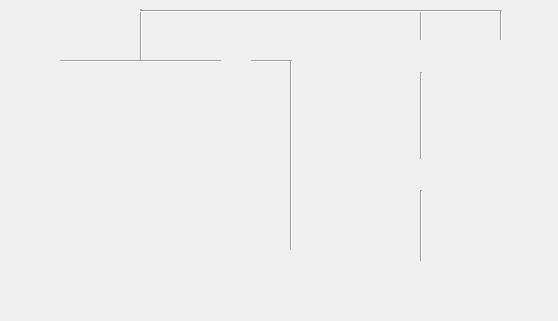
<?xml version="1.0" encoding="UTF-8"?>
<ui version="4.0">
 <class>Form</class>
 <widget class="QWidget" name="Form">
  <property name="geometry">
   <rect>
    <x>0</x>
    <y>0</y>
    <width>558</width>
    <height>321</height>
   </rect>
  </property>
  <property name="windowTitle">
   <string>Form</string>
  </property>
  <widget class="NeedleValve" name="NeedleValve">
   <property name="geometry">
    <rect>
     <x>277</x>
     <y>-4</y>
     <width>180</width>
     <height>121</height>
    </rect>
   </property>
   <property name="toolTip">
    <string/>
   </property>
   <property name="controlsLocation" stdset="0">
    <enum>PCDSSymbolBase::Left</enum>
   </property>
   <property name="channelsPrefix" stdset="0">
    <string>ca://${VGP}</string>
   </property>
   <property name="rotateIcon" stdset="0">
    <bool>true</bool>
   </property>
   <property name="controlButtonHorizontal" stdset="0">
    <bool>false</bool>
   </property>
  </widget>
  <widget class="TurboPump" name="TurboPump">
   <property name="geometry">
    <rect>
     <x>275</x>
     <y>114</y>
     <width>180</width>
     <height>121</height>
    </rect>
   </property>
   <property name="toolTip">
    <string/>
   </property>
   <property name="controlsLocation" stdset="0">
    <enum>PCDSSymbolBase::Left</enum>
   </property>
   <property name="channelsPrefix" stdset="0">
    <string>ca://${PTM}</string>
   </property>
   <property name="controlButtonHorizontal" stdset="0">
    <bool>false</bool>
   </property>
  </widget>
  <widget class="ControlOnlyValveNC" name="ControlOnlyValveNC">
   <property name="geometry">
    <rect>
     <x>278</x>
     <y>217</y>
     <width>180</width>
     <height>121</height>
    </rect>
   </property>
   <property name="toolTip">
    <string/>
   </property>
   <property name="controlsLocation" stdset="0">
    <enum>PCDSSymbolBase::Left</enum>
   </property>
   <property name="channelsPrefix" stdset="0">
    <string>ca://${NA}</string>
   </property>
   <property name="rotateIcon" stdset="0">
    <bool>true</bool>
   </property>
   <property name="controlButtonHorizontal" stdset="0">
    <bool>false</bool>
   </property>
  </widget>
  <widget class="RoughGauge" name="RoughGauge">
   <property name="geometry">
    <rect>
     <x>16</x>
     <y>43</y>
     <width>70</width>
     <height>60</height>
    </rect>
   </property>
   <property name="toolTip">
    <string/>
   </property>
   <property name="channelsPrefix" stdset="0">
    <string>ca://${GPI}</string>
   </property>
  </widget>
  <widget class="NeedleValve" name="NeedleValve_2">
   <property name="geometry">
    <rect>
     <x>146</x>
     <y>41</y>
     <width>180</width>
     <height>141</height>
    </rect>
   </property>
   <property name="toolTip">
    <string/>
   </property>
   <property name="channelsPrefix" stdset="0">
    <string>ca://${VCN}</string>
   </property>
   <property name="rotateIcon" stdset="0">
    <bool>false</bool>
   </property>
   <property name="controlButtonHorizontal" stdset="0">
    <bool>false</bool>
   </property>
  </widget>
  <widget class="Line" name="line">
   <property name="geometry">
    <rect>
     <x>420</x>
     <y>10</y>
     <width>3</width>
     <height>30</height>
    </rect>
   </property>
   <property name="orientation">
    <enum>Qt::Vertical</enum>
   </property>
  </widget>
  <widget class="Line" name="line_2">
   <property name="geometry">
    <rect>
     <x>140</x>
     <y>9</y>
     <width>3</width>
     <height>52</height>
    </rect>
   </property>
   <property name="orientation">
    <enum>Qt::Vertical</enum>
   </property>
  </widget>
  <widget class="Line" name="line_4">
   <property name="geometry">
    <rect>
     <x>500</x>
     <y>10</y>
     <width>3</width>
     <height>30</height>
    </rect>
   </property>
   <property name="orientation">
    <enum>Qt::Vertical</enum>
   </property>
  </widget>
  <widget class="Line" name="line_3">
   <property name="geometry">
    <rect>
     <x>60</x>
     <y>60</y>
     <width>161</width>
     <height>3</height>
    </rect>
   </property>
   <property name="orientation">
    <enum>Qt::Horizontal</enum>
   </property>
  </widget>
  <widget class="Line" name="line_5">
   <property name="geometry">
    <rect>
     <x>140</x>
     <y>10</y>
     <width>360</width>
     <height>3</height>
    </rect>
   </property>
   <property name="orientation">
    <enum>Qt::Horizontal</enum>
   </property>
  </widget>
  <widget class="Line" name="line_7">
   <property name="geometry">
    <rect>
     <x>420</x>
     <y>190</y>
     <width>3</width>
     <height>71</height>
    </rect>
   </property>
   <property name="orientation">
    <enum>Qt::Vertical</enum>
   </property>
  </widget>
  <widget class="Line" name="line_8">
   <property name="geometry">
    <rect>
     <x>420</x>
     <y>72</y>
     <width>3</width>
     <height>87</height>
    </rect>
   </property>
   <property name="orientation">
    <enum>Qt::Vertical</enum>
   </property>
  </widget>
  <widget class="Line" name="line_6">
   <property name="geometry">
    <rect>
     <x>251</x>
     <y>60</y>
     <width>39</width>
     <height>3</height>
    </rect>
   </property>
   <property name="orientation">
    <enum>Qt::Horizontal</enum>
   </property>
  </widget>
  <widget class="Line" name="line_9">
   <property name="geometry">
    <rect>
     <x>290</x>
     <y>60</y>
     <width>3</width>
     <height>190</height>
    </rect>
   </property>
   <property name="orientation">
    <enum>Qt::Vertical</enum>
   </property>
  </widget>
  <widget class="ColdCathodeGauge" name="ColdCathodeGauge_2">
   <property name="geometry">
    <rect>
     <x>410</x>
     <y>40</y>
     <width>180</width>
     <height>142</height>
    </rect>
   </property>
   <property name="toolTip">
    <string/>
   </property>
   <property name="controlButtonHorizontal" stdset="0">
    <bool>false</bool>
   </property>
  </widget>
 </widget>
 <customwidgets>
  <customwidget>
   <class>PCDSSymbolBase</class>
   <extends>QWidget</extends>
   <header>pcdswidgets.vacuum.base</header>
  </customwidget>
  <customwidget>
   <class>NeedleValve</class>
   <extends>PCDSSymbolBase</extends>
   <header>pcdswidgets.vacuum.valves</header>
  </customwidget>
  <customwidget>
   <class>ControlOnlyValveNC</class>
   <extends>PCDSSymbolBase</extends>
   <header>pcdswidgets.vacuum.valves</header>
  </customwidget>
  <customwidget>
   <class>TurboPump</class>
   <extends>PCDSSymbolBase</extends>
   <header>pcdswidgets.vacuum.pumps</header>
  </customwidget>
  <customwidget>
   <class>RoughGauge</class>
   <extends>PCDSSymbolBase</extends>
   <header>pcdswidgets.vacuum.gauges</header>
  </customwidget>
  <customwidget>
   <class>ColdCathodeGauge</class>
   <extends>PCDSSymbolBase</extends>
   <header>pcdswidgets.vacuum.gauges</header>
  </customwidget>
 </customwidgets>
 <resources/>
 <connections/>
</ui>
